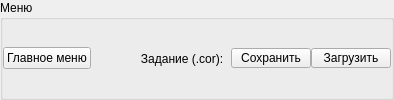
         <widget class="QGroupBox" name="groupBox">
          <property name="title">
           <string>Меню</string>
          </property>
          <layout class="QHBoxLayout" name="horizontalLayout_10">
           <property name="spacing">
            <number>0</number>
           </property>
           <property name="leftMargin">
            <number>0</number>
           </property>
           <property name="topMargin">
            <number>0</number>
           </property>
           <property name="rightMargin">
            <number>0</number>
           </property>
           <property name="bottomMargin">
            <number>0</number>
           </property>
           <item>
            <layout class="QHBoxLayout" name="horizontalLayout">
             <item>
              <widget class="QPushButton" name="b_main_choice">
               <property name="maximumSize">
                <size>
                 <width>130</width>
                 <height>16777215</height>
                </size>
               </property>
               <property name="toolTip">
                <string/>
               </property>
               <property name="text">
                <string>Главное меню</string>
               </property>
              </widget>
             </item>
             <item>
              <spacer name="horizontalSpacer">
               <property name="orientation">
                <enum>Qt::Horizontal</enum>
               </property>
               <property name="sizeHint" stdset="0">
                <size>
                 <width>40</width>
                 <height>20</height>
                </size>
               </property>
              </spacer>
             </item>
             <item>
              <widget class="QLabel" name="label">
               <property name="minimumSize">
                <size>
                 <width>100</width>
                 <height>0</height>
                </size>
               </property>
               <property name="maximumSize">
                <size>
                 <width>100</width>
                 <height>16777215</height>
                </size>
               </property>
               <property name="text">
                <string>   Задание (.cor):</string>
               </property>
              </widget>
             </item>
             <item>
              <widget class="QPushButton" name="task_save">
               <property name="maximumSize">
                <size>
                 <width>80</width>
                 <height>20</height>
                </size>
               </property>
               <property name="text">
                <string>Сохранить</string>
               </property>
              </widget>
             </item>
             <item>
              <widget class="QPushButton" name="task_load">
               <property name="maximumSize">
                <size>
                 <width>80</width>
                 <height>20</height>
                </size>
               </property>
               <property name="text">
                <string>Загрузить</string>
               </property>
              </widget>
             </item>
            </layout>
           </item>
          </layout>
         </widget>
